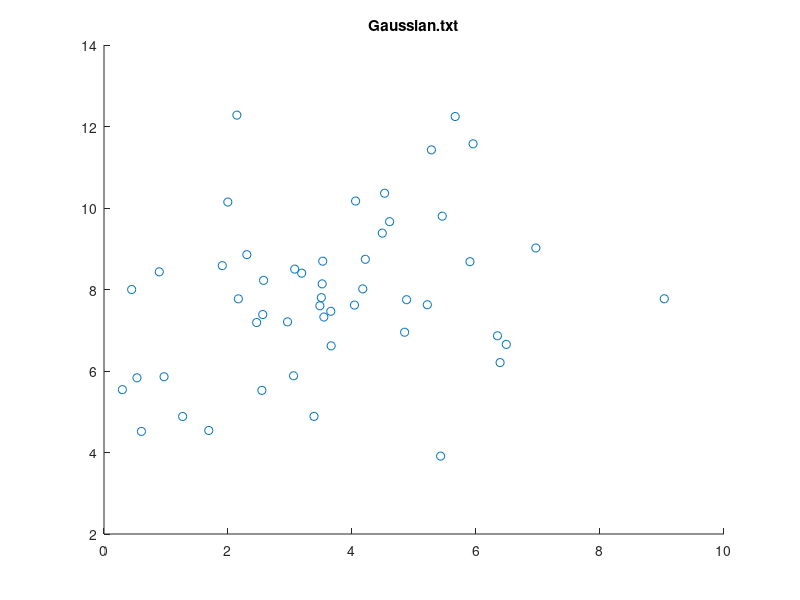
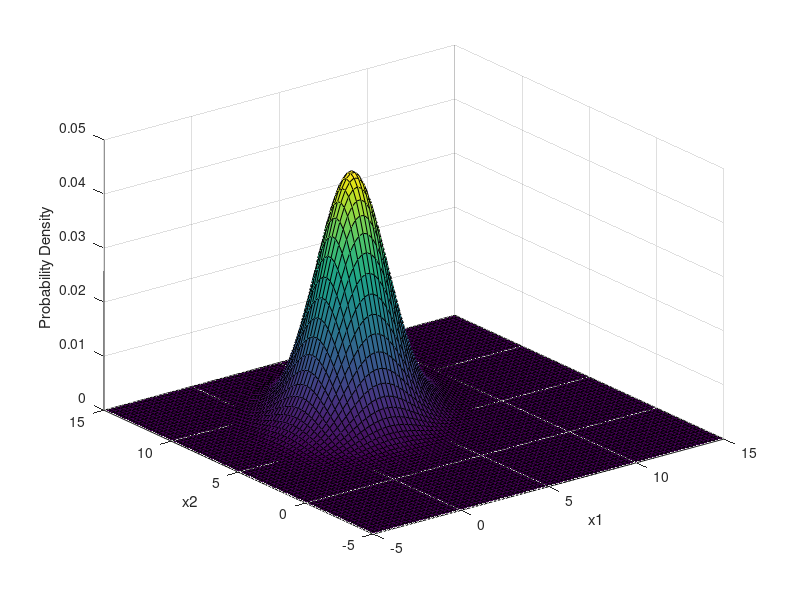
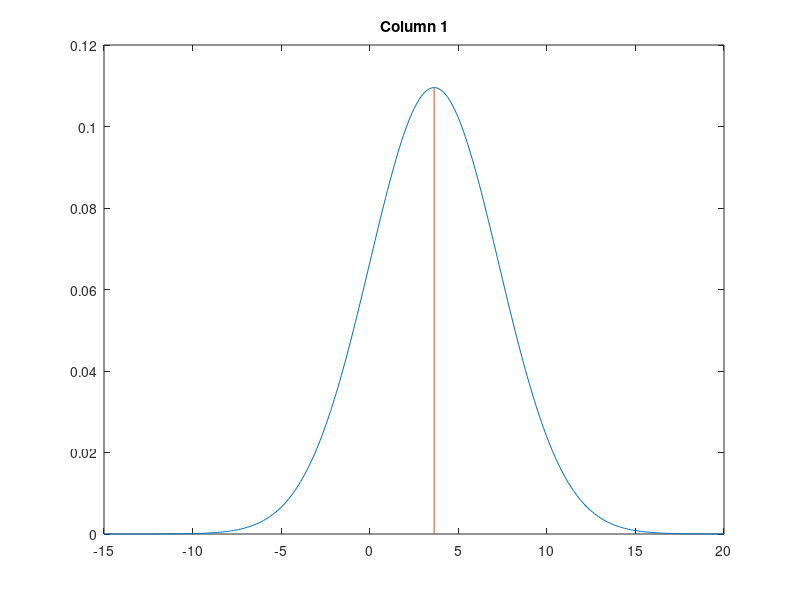
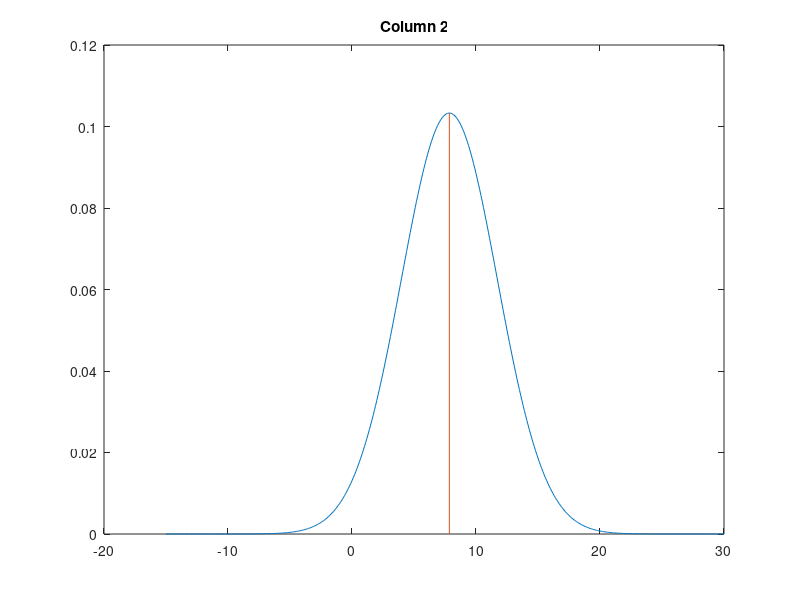

The MATLAB script that drew these images, in order: (Note: this script raises an error after producing the figures.)
% Problem 1. Multivariate Gaussian
% a
G = importdata('gaussian.txt');

col_1 = G(:,1);
col_2 = G(:,2);

figure()
scatter(col_1, col_2);
hold on
title("Gaussian.txt")
hold off

% b
mean_gaussian = mean(G);
covariance_gaussian = cov(G);

x1 = -5:0.25:15;
x2 = -5:0.25:15;
[X1, X2] = meshgrid(x1, x2);
X = [X1(:) X2(:)];

y = mvnpdf(X, mean_gaussian, covariance_gaussian);
y = reshape(y, length(x2), length(x1));

figure()
surf(x1, x2, y);
hold on
xlabel('x1');
ylabel('x2');
zlabel('Probability Density');
hold off

% c
N = size(G);
N = N(1);

mean_1 = mean(col_1)
var_1 = var(col_1)
mean_col_1 = sum(col_1)/N;
difference_1 = col_1 - mean_col_1;
ml_variance_1 = sum(difference_1.^2)/(N - 1);

x1 = -15:0.1:20;
dis_1 = normpdf(x1, mean_col_1, ml_variance_1);

figure()
plot(x1, dis_1)
hold on
plot([mean_col_1 mean_col_1], [0 max(dis_1)])
title("Column 1")
hold off

mean_2 = mean(col_2)
var_2 = var(col_2)
mean_col_2 = sum(col_2) / N;
difference_2 = col_2 - mean_col_2;
ml_variance_2 = sum(difference_2.^2)/(N - 2);

x2 = -15:0.1:30;
dis_2 = normpdf(x2, mean_col_2, ml_variance_2);

figure()
plot(x2, dis_2)
hold on
plot([mean_col_2 mean_col_2], [0 max(dis_2)])
title("Column 2")
hold off

% Problem 2. Poisson distribution
% (a)
range_1 = 0:10;
lambda_2 = poisspdf(range_1, 2);

figure()
scatter(range_1, lambda_2);
hold on
title("Poission Lambda = 2")
hold off

range_2 = 0:20;
lambda_6 = poisspdf(range_2, 6);

figure()
scatter(range_2, lambda_6);
hold on
title("Poission Lambda = 6")
hold off

% (b)
P = importdata('poisson.txt');

N_2 = size(P);
N_2 = N_2(1);

ml_estimate_p = sum(P)/N_2;
lambda_ml = poisspdf(P, ml_estimate_p);
figure()
scatter(P, lambda_ml)
hold on
title("Poisson.txt")
hold off

% (c)
range_3 = 0:0.1:50;

gamma_1 = gampdf(range_3, 1, 2);
gamma_2 = gampdf(range_3, 3, 5);

figure()
plot(range_3, gamma_1)
hold on
plot(range_3, gamma_2)

title("Gamma Distribution Prior")
legend("a = 1, b = 2", "a = 3, b = 5")
hold off

% (d)
P_sorted = sort(P);
gamma_3 = gampdf(P_sorted, 1, 2);
gamma_4 = gampdf(P_sorted, 3, 5);

figure()
plot(P_sorted, gamma_3)
hold on
plot(P_sorted, gamma_4)

title("Gamma Distribution Posterior")
legend("a = 1, b = 2", "a = 3, b = 5")
hold off 

% Problem 3. Non-parametric density estimation
% Part 1
N = importdata('NDE_data.txt');
T = importdata('NDE_test.txt');

figure()
histogram(N, 20)
hold on
title("NDE Data")
hold off

% Part 2
% (a)
X = [0:0.01:1];
densities = zeros(size(X));

for i = 1:length(X)
    density_x = Parzen_window(X(i), 0.025, N);
    densities(i) = density_x;
end

densities_test = zeros(size(X));
for i = 1:length(X)
    density_test_x = Parzen_window(X(i), 0.025, T);
    densities(i) = density_test_x;
end

figure()
plot(X, densities)
hold on
scatter(X, densities_test)
title("Parzen Window with h = 0.025")
hold off

% (b)
densities_2 = zeros(size(X));

for i = 1:length(X)
    density_x = Parzen_window(X(i), 0.1, N);
    densities_2(i) = density_x;
end

figure()
plot(X, densities_2)
hold on
title("Parzen Window with h = 0.1")
hold off

% Part 3
% (a)
densities_3 = zeros(size(X));

for i = 1:length(X)
    density_x = kNN(X(i), 3, N);
    densities_3(i) = density_x;
end

figure()
plot(X, densities_3)
hold on
title("kNN with k = 3")
hold off

% (b)
densities_4 = zeros(size(X));

for i = 1:length(X)
    density_x = kNN(X(i), 5, N);
    densities_4(i) = density_x;
end

figure()
plot(X, densities_4)
hold on
title("kNN with k = 5")
hold off